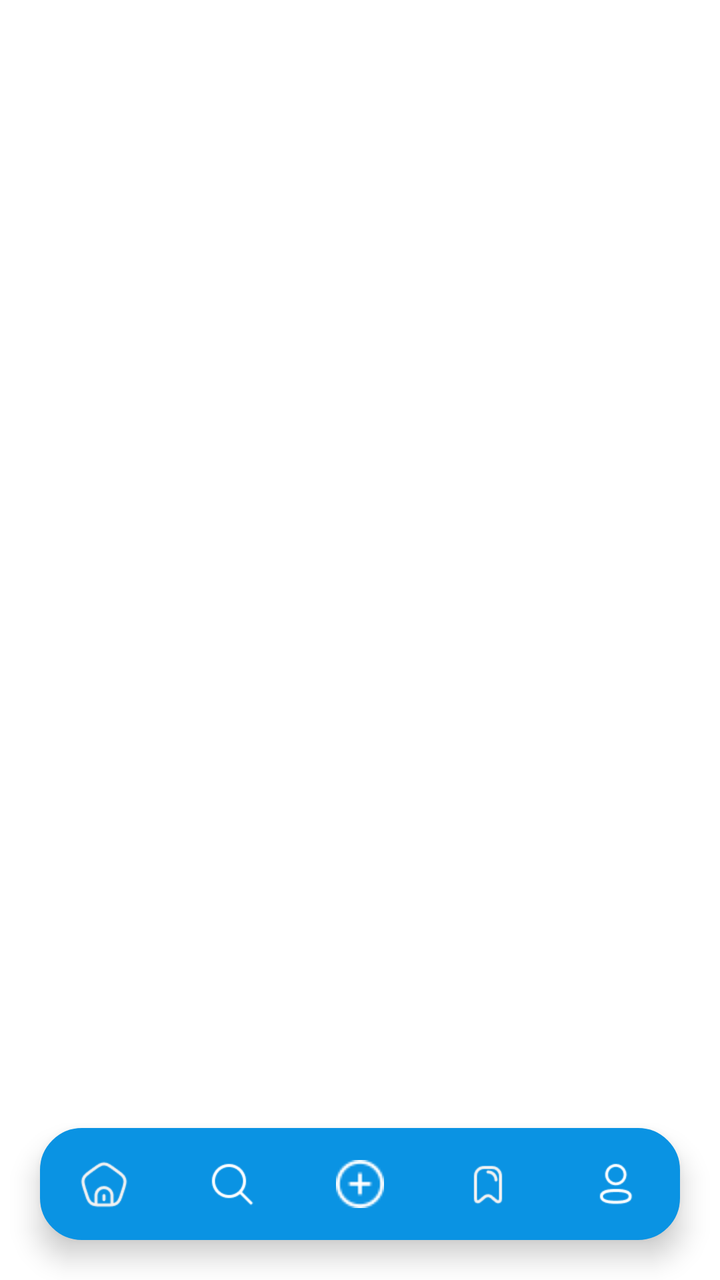
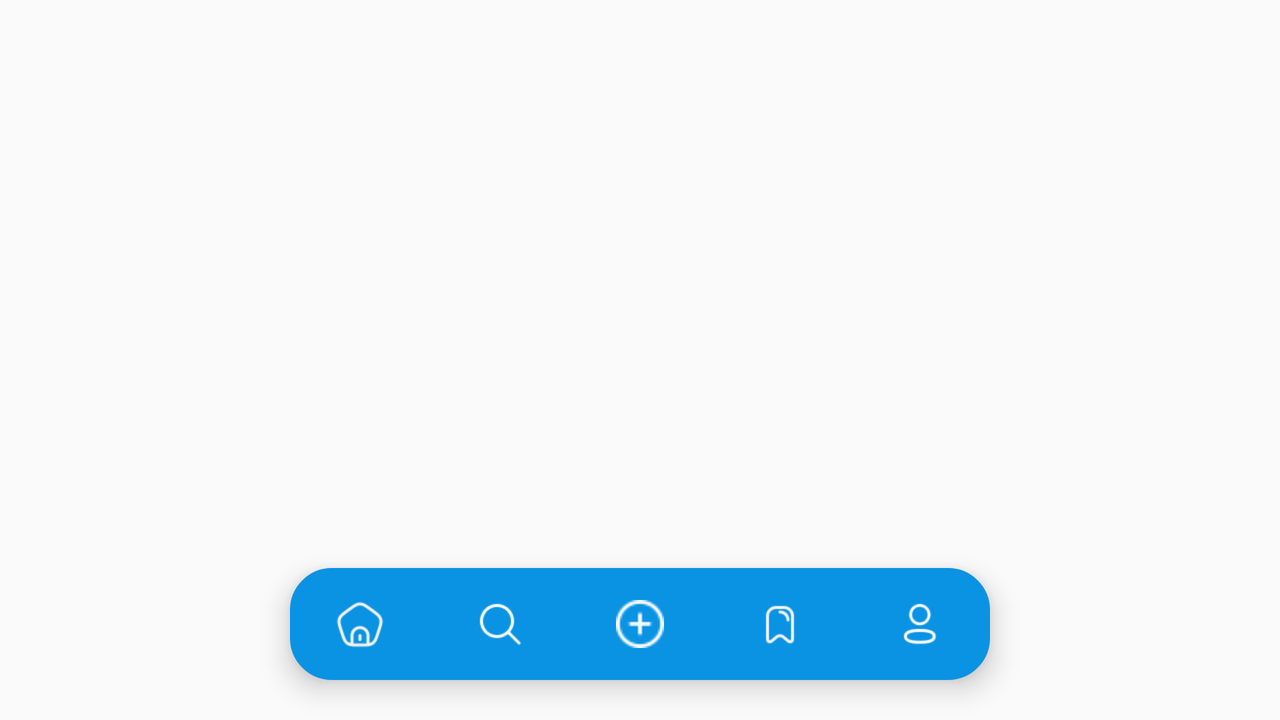

First picture: res/layout/ on a phone held upright. Second picture: the repository's own variant of that layout, on a device whose configuration matches the variant's folder. Source for both follows.
<!-- AndroidManifest.xml: application theme Theme.JobSeeker -->
<!-- res/layout/activity_main.xml -->
<?xml version="1.0" encoding="utf-8"?>
<androidx.constraintlayout.widget.ConstraintLayout xmlns:android="http://schemas.android.com/apk/res/android"
    xmlns:app="http://schemas.android.com/apk/res-auto"
    xmlns:tools="http://schemas.android.com/tools"
    android:layout_width="match_parent"
    android:layout_height="match_parent"
    tools:context=".MainActivity">

    <androidx.viewpager2.widget.ViewPager2
        android:id="@+id/pagerMain"
        android:layout_width="match_parent"
        android:layout_height="match_parent"
        android:background="@color/white"/>

    <androidx.fragment.app.FragmentContainerView
        android:id="@+id/fragmenContainer"
        android:layout_width="match_parent"
        android:layout_height="match_parent"
        app:layout_constraintBottom_toBottomOf="parent"
        app:layout_constraintEnd_toEndOf="parent"
        app:layout_constraintStart_toStartOf="parent"
        app:layout_constraintTop_toTopOf="parent"
        tools:layout="@android:layout/activity_list_item" />

    <com.google.android.material.bottomnavigation.BottomNavigationView
        android:id="@+id/bottomNav"
        android:layout_width="match_parent"
        android:layout_height="wrap_content"
        android:layout_marginStart="20dp"
        android:layout_marginEnd="20dp"
        android:layout_marginBottom="20dp"
        android:background="@drawable/bg_rounded_menu"
        app:itemIconTint="@drawable/color_bottom_nav"
        app:labelVisibilityMode="unlabeled"
        app:layout_constraintBottom_toBottomOf="parent"
        app:layout_constraintEnd_toEndOf="parent"
        app:layout_constraintStart_toStartOf="parent"
        app:menu="@menu/bottom_menu" />

</androidx.constraintlayout.widget.ConstraintLayout>
<!-- resources referenced by this layout -->
<resources>
  <color name="white">#FFFFFFFF</color>
  <!-- drawable bg_rounded_menu (drawable) -->
  <?xml version="1.0" encoding="utf-8"?>
  <shape xmlns:android="http://schemas.android.com/apk/res/android"
      android:padding="10dp"
      android:shape="rectangle" >
  
      <solid android:color="#0A93E3" />
      <corners android:radius="20dp" />
      <stroke android:width="2dp" android:color="#0A93E3" />
  
  </shape>
  <style name="Theme.JobSeeker" parent="Base.Theme.JobSeeker" />
  <style name="Base.Theme.JobSeeker" parent="Theme.AppCompat.Light.NoActionBar">
          
          
      </style>
</resources>
<!-- res/layout-land/activity_main.xml (the repository's variant of the layout above) -->
<!-- drawn on the phone turned sideways -->
<?xml version="1.0" encoding="utf-8"?>
<androidx.constraintlayout.widget.ConstraintLayout
    xmlns:android="http://schemas.android.com/apk/res/android"
    xmlns:app="http://schemas.android.com/apk/res-auto"
    xmlns:tools="http://schemas.android.com/tools"
    android:layout_width="match_parent"
    android:layout_height="match_parent">

    <androidx.fragment.app.FragmentContainerView
        android:id="@+id/fragmenContainer"
        android:layout_width="match_parent"
        android:layout_height="match_parent"
        app:layout_constraintBottom_toBottomOf="parent"
        app:layout_constraintEnd_toEndOf="parent"
        app:layout_constraintStart_toStartOf="parent"
        app:layout_constraintTop_toTopOf="parent"
        tools:layout="@android:layout/activity_list_item" />

    <com.google.android.material.bottomnavigation.BottomNavigationView
        android:id="@+id/bottomNav"
        android:layout_width="350dp"
        android:layout_height="wrap_content"
        android:layout_marginStart="20dp"
        android:layout_marginEnd="20dp"
        android:layout_marginBottom="20dp"
        android:background="@drawable/bg_rounded_menu"
        app:itemIconTint="@drawable/color_bottom_nav"
        app:labelVisibilityMode="unlabeled"
        app:layout_constraintBottom_toBottomOf="parent"
        app:layout_constraintEnd_toEndOf="parent"
        app:layout_constraintStart_toStartOf="parent"
        app:menu="@menu/bottom_menu" />

</androidx.constraintlayout.widget.ConstraintLayout>
<!-- resources referenced by the variant -->
<!-- as the phone turned sideways resolves them -->
<resources>
  <!-- drawable bg_rounded_menu (drawable) -->
  <?xml version="1.0" encoding="utf-8"?>
  <shape xmlns:android="http://schemas.android.com/apk/res/android"
      android:padding="10dp"
      android:shape="rectangle" >
  
      <solid android:color="#0A93E3" />
      <corners android:radius="20dp" />
      <stroke android:width="2dp" android:color="#0A93E3" />
  
  </shape>
  <style name="Theme.JobSeeker" parent="Base.Theme.JobSeeker" />
  <style name="Base.Theme.JobSeeker" parent="Theme.AppCompat.Light.NoActionBar">
          
          
      </style>
</resources>
